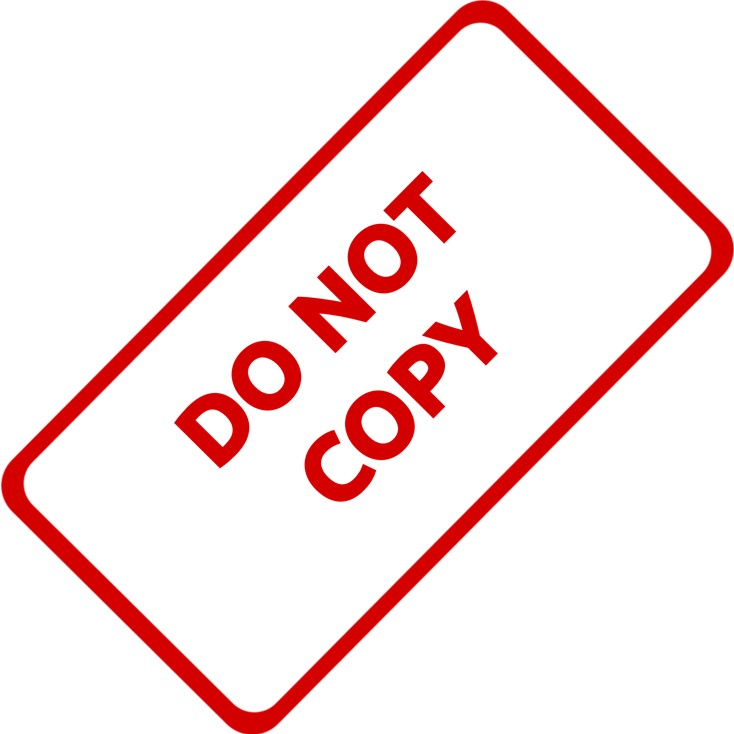
#> input picture opencv/data/watermark_no_copy.png, 734 x 734 px, found by its file name
$ jupyter execute --allow-errors image_processing_basic.ipynb
#> lines starting #> are read from the running program, lines starting #| are printed output that depends on the picture; after the words box and inside, x2 and y2 are one past the last pixel; in counts of white or black regions, pixels touching at a corner belong together
[cell 1]
import cv2
import matplotlib.pyplot as plt

[cell 2]
img1 = cv2.imread('/home/kkyu/amr_ws/opencv/data/tree.bmp')
#> (the rest of this cell did not finish here and is left out)

[cell 3]
img2 = cv2.imread('/home/kkyu/amr_ws/opencv/data/watermark_no_copy.png')
#> img2 is the input picture: shape (734, 734, 3); mean B, G, R 228.1, 228.1, 250
img2 = cv2.cvtColor(img2, cv2.COLOR_BGR2RGB)
plt.imshow(img2)

#> (a cell that did not finish here is left out)

- 두 개의 이미지 사이즈가 다르므로 같게 만들기

#> (a cell that did not finish here is left out)

### 가중치 합, 평균 연산 - cv2.addWeighted
- 덧셈 연산을 할 시에 많은 부분이 흰색으로 나옵니다.
- 두 영상의 같은 위치에 존재하는 픽셀 값에 대하여 가중합을 계산하여 결과 영상의 픽셀 값으로 설정합니다.
- 각각의 영상에 가중치를 곱하여 더해주면 두 입력 영상의 평균 밝기를 유지할 수 있습니다.

$$
\text{dst} = \alpha \cdot \text{src1} + \beta \cdot \text{src2} + \gamma
$$

$$
\alpha + \beta = 1, \quad 0 \leq \alpha, \beta \leq 1
$$

#> (a cell that did not finish here is left out)

[cell 7]
img2 = cv2.resize(img2, (600,600))
#> img2: shape (600, 600, 3)
plt.imshow(img2)

- offset 작업

[cell 8]
large_img = img1
small_img = img2

x_offset = 0
y_offset = 0

- fixel 교체

[cell 9]
x_end = x_offset + small_img.shape[1]
#> x_end = 600
y_end = y_offset + small_img.shape[0]
#> y_end = 600

#> (the rest of this cell did not finish here and is left out)

#> (a cell that did not finish here is left out)

### 워터마크

[cell 11]
img1 = cv2.imread('/home/kkyu/amr_ws/opencv/data/tree.bmp')
#> (the rest of this cell did not finish here and is left out)

#> (a cell that did not finish here is left out)

### ROI
- Region of Interest, 관심 영역
- 영상에서 특정 연산을 수행하고자 하는 임의의 부분 영역

#> (a cell that did not finish here is left out)

- Gray에서는 255가 흰색, 0이 검은색

[cell 14]
img2_gray = cv2.cvtColor(img2, cv2.COLOR_RGB2GRAY)
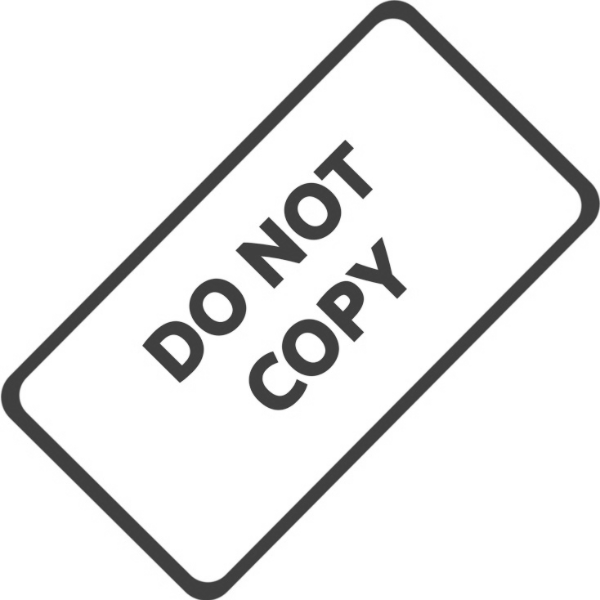
#> img2_gray: shape (600, 600); min 59, max 255, mean 234.6
plt.imshow(img2_gray, cmap = 'gray')

- 관계 뒤집기

[cell 15]
mask_inv = cv2.bitwise_not(img2_gray)
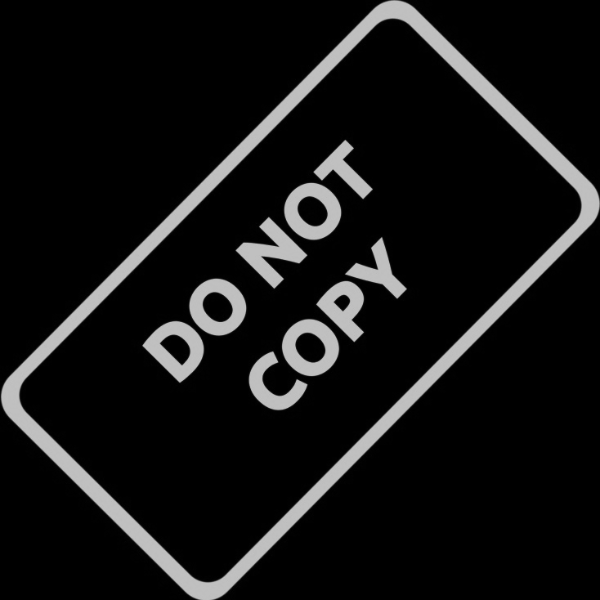
#> mask_inv: shape (600, 600); min 0, max 196, mean 20.4
plt.imshow(mask_inv, cmap = 'gray')

[cell 16]
mask_inv.shape
#> Out = (600, 600)

[cell 17]
fg = cv2.bitwise_or(img2, img2, mask = mask_inv)
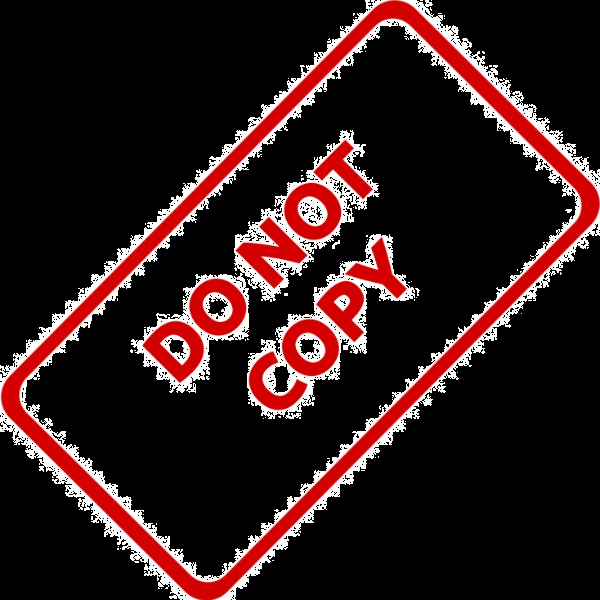
#> fg: shape (600, 600, 3); mean R, G, B 48, 26.1, 26.1
plt.imshow(fg)

#> (a cell that did not finish here is left out)

#> (a cell that did not finish here is left out)

[cell 20]
import cv2
import matplotlib.pyplot as plt

src = cv2.imread('/home/kkyu/amr_ws/opencv/data/airplane.bmp', cv2.IMREAD_COLOR)
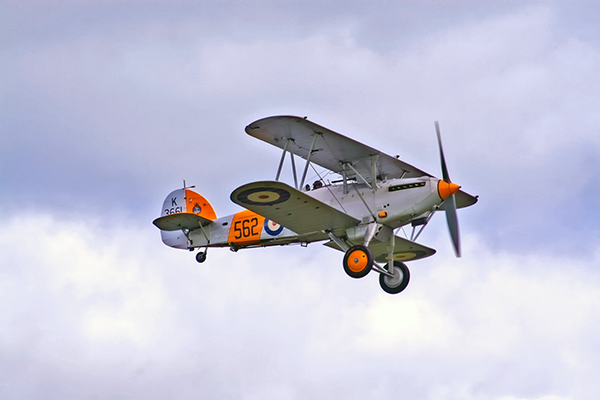
#> input picture opencv/data/airplane.bmp, 600 x 400 px, found by its file name
#> src is the input picture: shape (400, 600, 3); mean B, G, R 217.1, 197.6, 196.8
plt.imshow(src)

[cell 21]
mask = cv2.imread('/home/kkyu/amr_ws/opencv/data/mask_plane.bmp', cv2.IMREAD_GRAYSCALE)
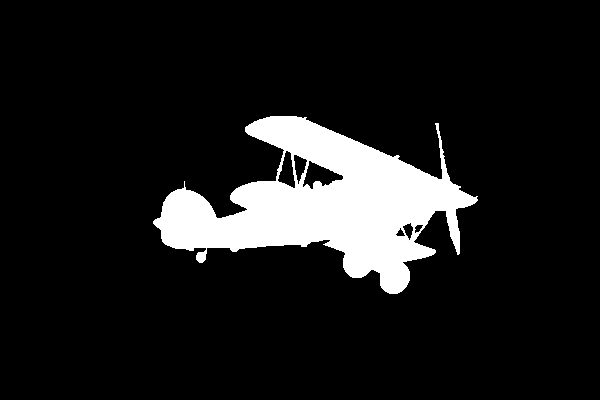
#> input picture opencv/data/mask_plane.bmp, 600 x 400 px, found by its file name
#> mask: shape (400, 600); 10.8% white; 1 white region, box (x1, y1, x2, y2) and area: (153, 116, 478, 294) 25896
plt.imshow(mask, cmap = 'gray')

[cell 22]
dst = cv2.imread('/home/kkyu/amr_ws/opencv/data/field.bmp', cv2.IMREAD_COLOR)
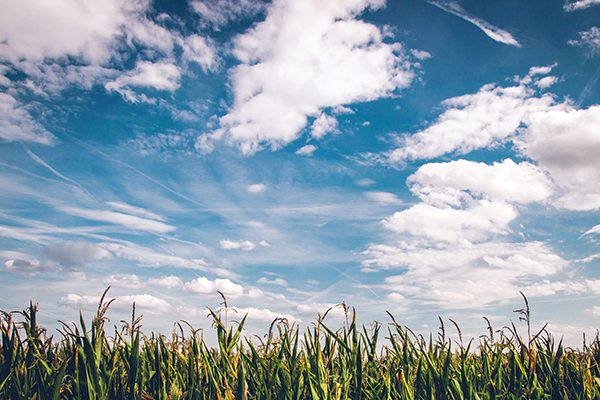
#> input picture opencv/data/field.bmp, 600 x 400 px, found by its file name
#> dst is the input picture: shape (400, 600, 3); mean B, G, R 173.2, 160.3, 141.8
plt.imshow(dst)

### cv2.copyTo(src, mask, dst = None) -> dst

- src : 입력 영상
- mask : 마스크 영상, 0이 아닌 픽셀에 대해서만 복사 연산을 수행
- dst : 출력 영상, 만약 src와 크기 및 타입이 같은 dst를 입력으로 지정하면 dst를 새로 생성하지 않고 연산을 수행
    - 그렇지 않으면 dst를 새로 생성하여 연산을 수행한 후 반환함

[cell 23]
plt.imshow(cv2.copyTo(src, mask, dst))
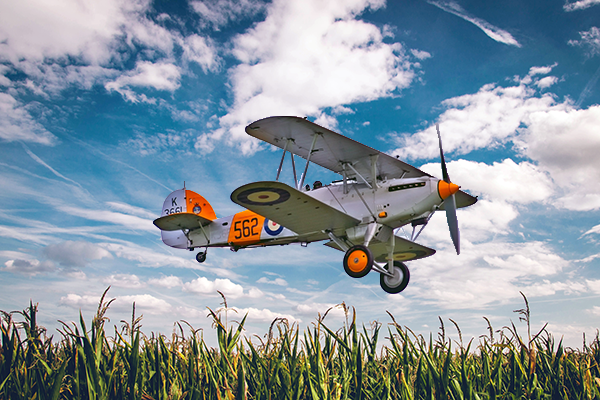
#> dst: shape (400, 600, 3); 10.79% of pixels changed, all inside (x1, y1, x2, y2) = (153, 116, 478, 294)
